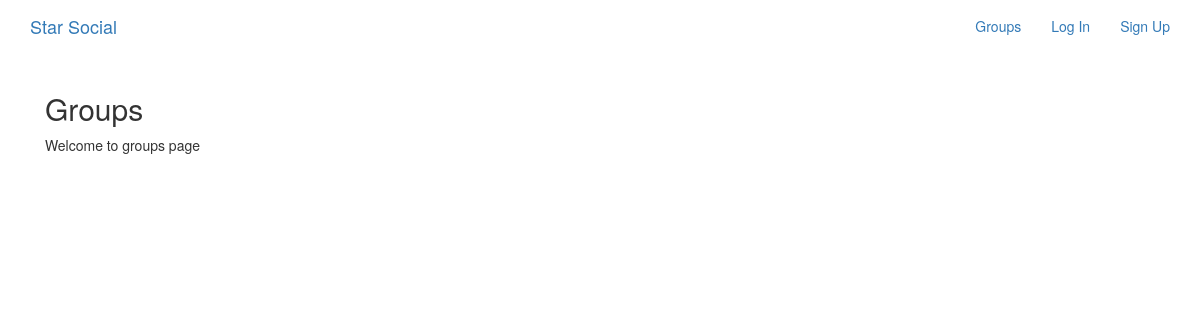
The page /groups/ on the database as committed earlier.
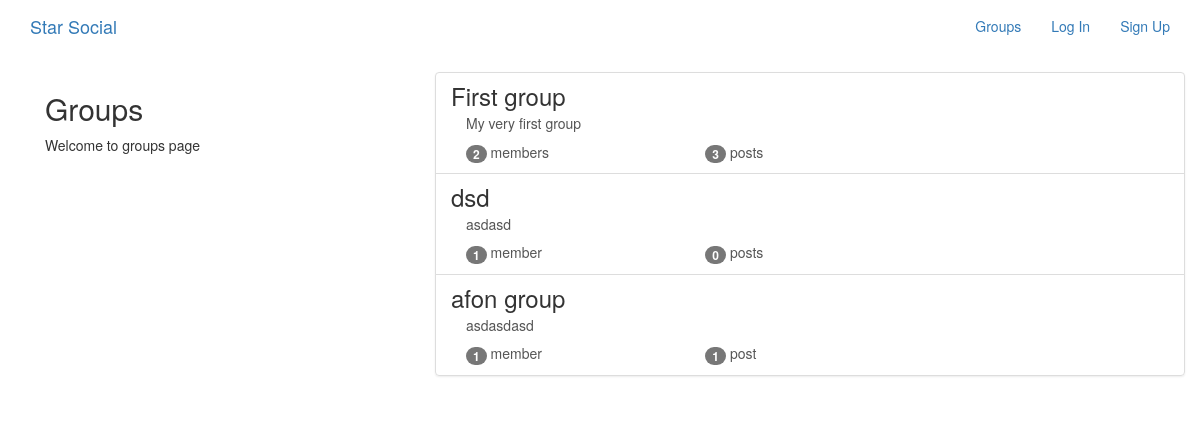
The same page on the database as committed later.
### groups/models.py (models this page shows, shortened)
class Group(models.Model):
    name = models.CharField(max_length=255, unique=True)
    slug = models.SlugField(allow_unicode=True, unique=True)
    description = models.TextField(blank=True, default='')
    description_html = models.TextField(editable=False, default='', blank=True)
    members = models.ManyToManyField(User, through='GroupMember')

### groups/views.py (the view)
class ListGroups(generic.ListView):
    model = Group

### groups/templates/groups/group_list.html (shortened to what this page needs)
{% extends "groups/group_base.html" %}
{% block pregroup %}
  <div class="col-md-4">
    <div class="content">
      <h2>Groups</h2>
      <p>Welcome to groups page</p>
    </div>
  </div>
{% endblock %}
{% block group_content %}
  <div class="col-md-8">
    <div class="list-group">
      {% for group in object_list %}
        <a href="{% url 'groups:single' slug=group.slug %}" class="list-group-item">
          <h3 class="title list-group-item-heading">{{group.name}}</h3>
          <div class="list-group-item-text container-fluid">
            {{group.description_html|safe}}
            <div class="row">
              <div class="col-md-4">
                <span class="badge">{{group.members.count}}</span>
                member{{group.members.count|pluralize}}
              </div>
              <div class="col-md-4">
                <span class="badge"> {{group.posts.count}}</span>
                post{{group.posts.count|pluralize}}
              </div>
            </div>
          </div>
        </a>
      {% endfor %}
    </div>
  </div>
{% endblock %}

### groups/templates/groups/group_base.html (shortened to what this page needs)
{% extends "base.html" %}
{% block content %}
  <div class="container">
    <div class="row">
      {% block pregroup %}
      {% endblock %}
      {% block group_content %}
      {% endblock %}
    </div>
  </div>
{% endblock %}

### templates/base.html (shortened to what this page needs)
<!DOCTYPE html>
{% load staticfiles %}
<html>
  <head>
    <link rel="stylesheet" href="https://maxcdn.bootstrapcdn.com/bootstrap/3.3.7/css/bootstrap.min.css">
    <link rel="stylesheet" href="https://maxcdn.bootstrapcdn.com/bootstrap/3.3.7/css/bootstrap-theme.min.css">
    <link rel="stylesheet" href="{% static 'social_project/css/master.css' %}">
  </head>
  <body>
    <nav class="navbar mynav" role='navigation' id='navbar'>
      <div class="container">
        <a href="{% url 'home' %}" class="navbar-brand mynav">Star Social</a>
        <ul class="nav navbar-nav navbar-right">
          {% if user.is_authenticated %}
          <li><a href="{% url 'posts:create' %}">Post</a></li>
          <li><a href="{% url 'groups:all' %}">Groups</a></li>
          <li><a href="{% url 'groups:create'%}">Create Group</a></li>
          <li><a href="{% url 'accounts:logout' %}">Log Out</a></li>
          {% else %}
          <li><a href="{% url 'groups:all' %}">Groups</a></li>
          <li><a href="{% url 'accounts:login' %}">Log In</a></li>
          <li><a href="{% url 'accounts:signup' %}">Sign Up</a></li>
          {%endif%}
        </ul>
      </div>
    </nav>
    <div class="container mycontent">
      {% block content %}
      {% endblock %}
    </div>
  </body>
</html>

Rows that differ between the two databases and show on the page:
added Group: name "First group", description_html "My very first group", members.count "2", posts.count "3"
added Group: name "dsd", description_html "asdasd", members.count "1", posts.count "0"
added Group: name "afon group", description_html "asdasdasd", members.count "1", posts.count "1"
